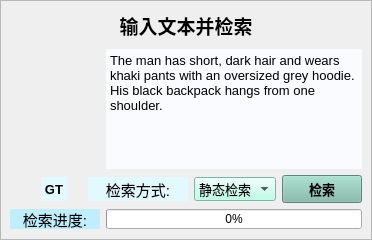
              <widget class="QFrame" name="frame_8">
               <property name="minimumSize">
                <size>
                 <width>0</width>
                 <height>200</height>
                </size>
               </property>
               <property name="maximumSize">
                <size>
                 <width>16777215</width>
                 <height>320</height>
                </size>
               </property>
               <property name="frameShape">
                <enum>QFrame::StyledPanel</enum>
               </property>
               <property name="frameShadow">
                <enum>QFrame::Raised</enum>
               </property>
               <property name="lineWidth">
                <number>0</number>
               </property>
               <layout class="QVBoxLayout" name="verticalLayout_5">
                <property name="spacing">
                 <number>0</number>
                </property>
                <property name="leftMargin">
                 <number>0</number>
                </property>
                <property name="topMargin">
                 <number>9</number>
                </property>
                <property name="rightMargin">
                 <number>0</number>
                </property>
                <property name="bottomMargin">
                 <number>5</number>
                </property>
                <item>
                 <widget class="QLabel" name="label_5">
                  <property name="minimumSize">
                   <size>
                    <width>0</width>
                    <height>30</height>
                   </size>
                  </property>
                  <property name="maximumSize">
                   <size>
                    <width>16777215</width>
                    <height>30</height>
                   </size>
                  </property>
                  <property name="font">
                   <font>
                    <pointsize>14</pointsize>
                    <weight>75</weight>
                    <bold>true</bold>
                   </font>
                  </property>
                  <property name="text">
                   <string>输入文本并检索</string>
                  </property>
                  <property name="alignment">
                   <set>Qt::AlignCenter</set>
                  </property>
                 </widget>
                </item>
                <item>
                 <widget class="QFrame" name="frame_11">
                  <property name="frameShape">
                   <enum>QFrame::NoFrame</enum>
                  </property>
                  <property name="frameShadow">
                   <enum>QFrame::Raised</enum>
                  </property>
                  <layout class="QVBoxLayout" name="verticalLayout_8">
                   <property name="spacing">
                    <number>5</number>
                   </property>
                   <property name="bottomMargin">
                    <number>0</number>
                   </property>
                   <item>
                    <widget class="QFrame" name="frame_30">
                     <property name="maximumSize">
                      <size>
                       <width>16777215</width>
                       <height>120</height>
                      </size>
                     </property>
                     <property name="frameShape">
                      <enum>QFrame::NoFrame</enum>
                     </property>
                     <property name="frameShadow">
                      <enum>QFrame::Raised</enum>
                     </property>
                     <layout class="QHBoxLayout" name="horizontalLayout_9">
                      <property name="spacing">
                       <number>6</number>
                      </property>
                      <property name="leftMargin">
                       <number>0</number>
                      </property>
                      <property name="topMargin">
                       <number>0</number>
                      </property>
                      <property name="rightMargin">
                       <number>0</number>
                      </property>
                      <property name="bottomMargin">
                       <number>0</number>
                      </property>
                      <item>
                       <widget class="QLabel" name="label_show_gt">
                        <property name="minimumSize">
                         <size>
                          <width>90</width>
                          <height>0</height>
                         </size>
                        </property>
                        <property name="maximumSize">
                         <size>
                          <width>90</width>
                          <height>120</height>
                         </size>
                        </property>
                        <property name="text">
                         <string/>
                        </property>
                        <property name="alignment">
                         <set>Qt::AlignCenter</set>
                        </property>
                       </widget>
                      </item>
                      <item>
                       <widget class="QTextEdit" name="textEdit_enter_text_description">
                        <property name="maximumSize">
                         <size>
                          <width>300</width>
                          <height>120</height>
                         </size>
                        </property>
                        <property name="styleSheet">
                         <string notr="true">background-color: rgb(249, 251, 255);</string>
                        </property>
                        <property name="frameShape">
                         <enum>QFrame::NoFrame</enum>
                        </property>
                        <property name="html">
                         <string>&lt;!DOCTYPE HTML PUBLIC &quot;-//W3C//DTD HTML 4.0//EN&quot; &quot;http://www.w3.org/TR/REC-html40/strict.dtd&quot;&gt;
&lt;html&gt;&lt;head&gt;&lt;meta name=&quot;qrichtext&quot; content=&quot;1&quot; /&gt;&lt;style type=&quot;text/css&quot;&gt;
p, li { white-space: pre-wrap; }
&lt;/style&gt;&lt;/head&gt;&lt;body style=&quot; font-family:'Sans Serif'; font-size:9pt; font-weight:400; font-style:normal;&quot;&gt;
&lt;p style=&quot; margin-top:0px; margin-bottom:0px; margin-left:0px; margin-right:0px; -qt-block-indent:0; text-indent:0px;&quot;&gt;&lt;span style=&quot; font-size:10pt;&quot;&gt;The man has short, dark hair and wears khaki pants with an oversized grey hoodie. His black backpack hangs from one shoulder.&lt;/span&gt;&lt;/p&gt;&lt;/body&gt;&lt;/html&gt;</string>
                        </property>
                       </widget>
                      </item>
                     </layout>
                    </widget>
                   </item>
                   <item>
                    <widget class="QFrame" name="frame_18">
                     <property name="minimumSize">
                      <size>
                       <width>0</width>
                       <height>30</height>
                      </size>
                     </property>
                     <property name="maximumSize">
                      <size>
                       <width>16777215</width>
                       <height>30</height>
                      </size>
                     </property>
                     <property name="frameShape">
                      <enum>QFrame::NoFrame</enum>
                     </property>
                     <property name="frameShadow">
                      <enum>QFrame::Raised</enum>
                     </property>
                     <layout class="QHBoxLayout" name="horizontalLayout_7">
                      <property name="spacing">
                       <number>6</number>
                      </property>
                      <property name="leftMargin">
                       <number>0</number>
                      </property>
                      <property name="topMargin">
                       <number>0</number>
                      </property>
                      <property name="rightMargin">
                       <number>0</number>
                      </property>
                      <property name="bottomMargin">
                       <number>0</number>
                      </property>
                      <item>
                       <widget class="QLabel" name="label_10">
                        <property name="minimumSize">
                         <size>
                          <width>25</width>
                          <height>0</height>
                         </size>
                        </property>
                        <property name="maximumSize">
                         <size>
                          <width>24</width>
                          <height>16777215</height>
                         </size>
                        </property>
                        <property name="text">
                         <string/>
                        </property>
                       </widget>
                      </item>
                      <item>
                       <widget class="QLabel" name="label_11">
                        <property name="minimumSize">
                         <size>
                          <width>26</width>
                          <height>0</height>
                         </size>
                        </property>
                        <property name="maximumSize">
                         <size>
                          <width>26</width>
                          <height>24</height>
                         </size>
                        </property>
                        <property name="font">
                         <font>
                          <pointsize>10</pointsize>
                          <weight>75</weight>
                          <bold>true</bold>
                         </font>
                        </property>
                        <property name="styleSheet">
                         <string notr="true">background-color: rgb(226, 250, 255);</string>
                        </property>
                        <property name="text">
                         <string>GT</string>
                        </property>
                        <property name="alignment">
                         <set>Qt::AlignCenter</set>
                        </property>
                       </widget>
                      </item>
                      <item>
                       <widget class="QLabel" name="label_12">
                        <property name="minimumSize">
                         <size>
                          <width>0</width>
                          <height>0</height>
                         </size>
                        </property>
                        <property name="text">
                         <string/>
                        </property>
                       </widget>
                      </item>
                      <item>
                       <widget class="QLabel" name="label_8">
                        <property name="minimumSize">
                         <size>
                          <width>100</width>
                          <height>0</height>
                         </size>
                        </property>
                        <property name="maximumSize">
                         <size>
                          <width>100</width>
                          <height>24</height>
                         </size>
                        </property>
                        <property name="font">
                         <font>
                          <pointsize>11</pointsize>
                         </font>
                        </property>
                        <property name="styleSheet">
                         <string notr="true">background-color: rgb(226, 250, 255);</string>
                        </property>
                        <property name="text">
                         <string>检索方式:</string>
                        </property>
                        <property name="alignment">
                         <set>Qt::AlignCenter</set>
                        </property>
                       </widget>
                      </item>
                      <item>
                       <widget class="QComboBox" name="comboBox_search_style">
                        <property name="maximumSize">
                         <size>
                          <width>16777215</width>
                          <height>24</height>
                         </size>
                        </property>
                        <property name="font">
                         <font>
                          <pointsize>10</pointsize>
                         </font>
                        </property>
                        <property name="styleSheet">
                         <string notr="true">background-color: rgb(171, 255, 227);</string>
                        </property>
                        <item>
                         <property name="text">
                          <string>静态检索</string>
                         </property>
                        </item>
                        <item>
                         <property name="text">
                          <string>动态检索</string>
                         </property>
                        </item>
                       </widget>
                      </item>
                      <item>
                       <widget class="QPushButton" name="pushButton_4">
                        <property name="minimumSize">
                         <size>
                          <width>80</width>
                          <height>0</height>
                         </size>
                        </property>
                        <property name="maximumSize">
                         <size>
                          <width>80</width>
                          <height>16777215</height>
                         </size>
                        </property>
                        <property name="font">
                         <font>
                          <pointsize>10</pointsize>
                          <weight>75</weight>
                          <bold>true</bold>
                         </font>
                        </property>
                        <property name="styleSheet">
                         <string notr="true">background-color: rgb(128, 186, 169);</string>
                        </property>
                        <property name="text">
                         <string>检索</string>
                        </property>
                       </widget>
                      </item>
                     </layout>
                    </widget>
                   </item>
                  </layout>
                 </widget>
                </item>
                <item>
                 <widget class="QFrame" name="frame_29">
                  <property name="minimumSize">
                   <size>
                    <width>0</width>
                    <height>30</height>
                   </size>
                  </property>
                  <property name="maximumSize">
                   <size>
                    <width>16777215</width>
                    <height>30</height>
                   </size>
                  </property>
                  <property name="frameShape">
                   <enum>QFrame::NoFrame</enum>
                  </property>
                  <property name="frameShadow">
                   <enum>QFrame::Raised</enum>
                  </property>
                  <layout class="QHBoxLayout" name="horizontalLayout_8">
                   <property name="spacing">
                    <number>6</number>
                   </property>
                   <property name="leftMargin">
                    <number>9</number>
                   </property>
                   <property name="topMargin">
                    <number>5</number>
                   </property>
                   <property name="bottomMargin">
                    <number>5</number>
                   </property>
                   <item>
                    <widget class="QLabel" name="label_9">
                     <property name="minimumSize">
                      <size>
                       <width>90</width>
                       <height>0</height>
                      </size>
                     </property>
                     <property name="maximumSize">
                      <size>
                       <width>90</width>
                       <height>24</height>
                      </size>
                     </property>
                     <property name="font">
                      <font>
                       <pointsize>11</pointsize>
                       <weight>50</weight>
                       <bold>false</bold>
                      </font>
                     </property>
                     <property name="styleSheet">
                      <string notr="true">background-color: rgb(192, 238, 255);</string>
                     </property>
                     <property name="text">
                      <string>检索进度:</string>
                     </property>
                     <property name="alignment">
                      <set>Qt::AlignCenter</set>
                     </property>
                    </widget>
                   </item>
                   <item>
                    <widget class="QProgressBar" name="progressBar">
                     <property name="value">
                      <number>0</number>
                     </property>
                    </widget>
                   </item>
                  </layout>
                 </widget>
                </item>
               </layout>
              </widget>
